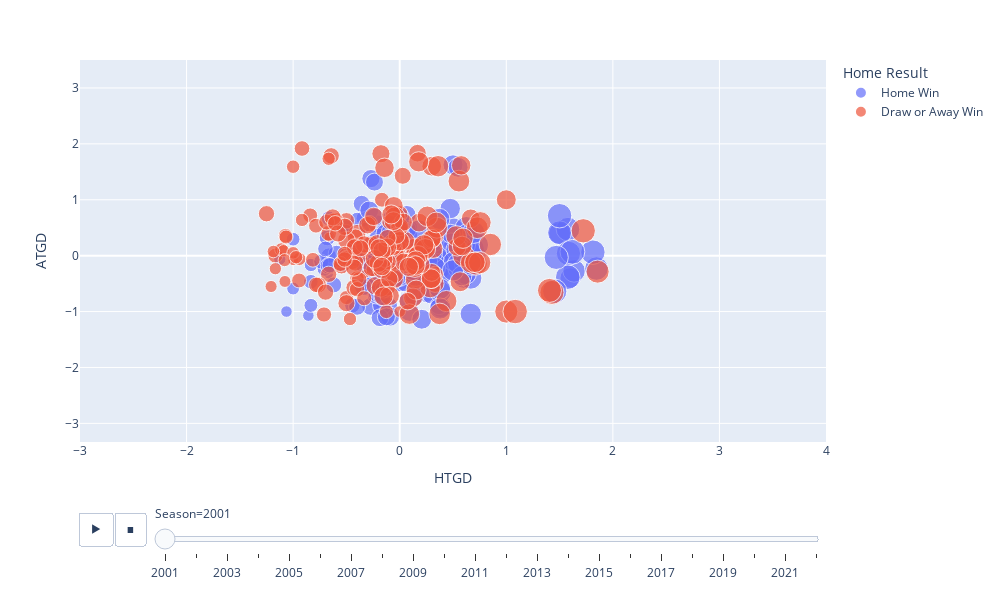

Notebook code for this chart:
### Code cell
make_scatter(df = stats_df, x='HTGD',y='ATGD', animation_frame='Season',hover_name='HomeTeam',size='HTP', color='Home Result')

### Figure 1 — Plotly figure (JSON) as saved in the notebook; plotly's stock layout.template omitted (floating-point values rounded to 4 significant figures; data arrays with more than 128 entries replaced by an {"elided": "..."} marker saying what was removed)
{"data": [{"hovertemplate": "<b>%{hovertext}</b><br><br>Home Result=Home Win<br>Season=2001<br>HTGD=%{x}<br>ATGD=%{y}<br>HTP=%{marker.size}<extra></extra>", "hovertext": {"elided": "184 str values"}, "legendgroup": "Home Win", "marker": {"color": "#636efa", "size": {"elided": "184 float values"}, "sizemode": "area", "sizeref": 0.0075, "symbol": "circle"}, "mode": "markers", "name": "Home Win", "orientation": "v", "showlegend": true, "type": "scatter", "x": {"elided": "184 float values"}, "xaxis": "x", "y": {"elided": "184 float values"}, "yaxis": "y"}, {"hovertemplate": "<b>%{hovertext}</b><br><br>Home Result=Draw or Away Win<br>Season=2001<br>HTGD=%{x}<br>ATGD=%{y}<br>HTP=%{marker.size}<extra></extra>", "hovertext": {"elided": "196 str values"}, "legendgroup": "Draw or Away Win", "marker": {"color": "#EF553B", "size": {"elided": "196 float values"}, "sizemode": "area", "sizeref": 0.0075, "symbol": "circle"}, "mode": "markers", "name": "Draw or Away Win", "orientation": "v", "showlegend": true, "type": "scatter", "x": {"elided": "196 float values"}, "xaxis": "x", "y": {"elided": "196 float values"}, "yaxis": "y"}], "layout": {"height": 600, "legend": {"itemsizing": "constant", "title": {"text": "Home Result"}, "tracegroupgap": 0}, "margin": {"t": 60}, "sliders": [{"active": 0, "currentvalue": {"prefix": "Season="}, "len": 0.9, "pad": {"b": 10, "t": 60}, "steps": [{"args": [["2001"], {"frame": {"duration": 0, "redraw": false}, "fromcurrent": true, "mode": "immediate", "transition": {"duration": 0, "easing": "linear"}}], "label": "2001", "method": "animate"}, {"args": [["2002"], {"frame": {"duration": 0, "redraw": false}, "fromcurrent": true, "mode": "immediate", "transition": {"duration": 0, "easing": "linear"}}], "label": "2002", "method": "animate"}, {"args": [["2003"], {"frame": {"duration": 0, "redraw": false}, "fromcurrent": true, "mode": "immediate", "transition": {"duration": 0, "easing": "linear"}}], "label": "2003", "method": "animate"}, {"args": [["2004"], {"frame": {"duration": 0, "redraw": false}, "fromcurrent": true, "mode": "immediate", "transition": {"duration": 0, "easing": "linear"}}], "label": "2004", "method": "animate"}, {"args": [["2005"], {"frame": {"duration": 0, "redraw": false}, "fromcurrent": true, "mode": "immediate", "transition": {"duration": 0, "easing": "linear"}}], "label": "2005", "method": "animate"}, {"args": [["2006"], {"frame": {"duration": 0, "redraw": false}, "fromcurrent": true, "mode": "immediate", "transition": {"duration": 0, "easing": "linear"}}], "label": "2006", "method": "animate"}, {"args": [["2007"], {"frame": {"duration": 0, "redraw": false}, "fromcurrent": true, "mode": "immediate", "transition": {"duration": 0, "easing": "linear"}}], "label": "2007", "method": "animate"}, {"args": [["2008"], {"frame": {"duration": 0, "redraw": false}, "fromcurrent": true, "mode": "immediate", "transition": {"duration": 0, "easing": "linear"}}], "label": "2008", "method": "animate"}, {"args": [["2009"], {"frame": {"duration": 0, "redraw": false}, "fromcurrent": true, "mode": "immediate", "transition": {"duration": 0, "easing": "linear"}}], "label": "2009", "method": "animate"}, {"args": [["2010"], {"frame": {"duration": 0, "redraw": false}, "fromcurrent": true, "mode": "immediate", "transition": {"duration": 0, "easing": "linear"}}], "label": "2010", "method": "animate"}, {"args": [["2011"], {"frame": {"duration": 0, "redraw": false}, "fromcurrent": true, "mode": "immediate", "transition": {"duration": 0, "easing": "linear"}}], "label": "2011", "method": "animate"}, {"args": [["2012"], {"frame": {"duration": 0, "redraw": false}, "fromcurrent": true, "mode": "immediate", "transition": {"duration": 0, "easing": "linear"}}], "label": "2012", "method": "animate"}, {"args": [["2013"], {"frame": {"duration": 0, "redraw": false}, "fromcurrent": true, "mode": "immediate", "transition": {"duration": 0, "easing": "linear"}}], "label": "2013", "method": "animate"}, {"args": [["2014"], {"frame": {"duration": 0, "redraw": false}, "fromcurrent": true, "mode": "immediate", "transition": {"duration": 0, "easing": "linear"}}], "label": "2014", "method": "animate"}, {"args": [["2015"], {"frame": {"duration": 0, "redraw": false}, "fromcurrent": true, "mode": "immediate", "transition": {"duration": 0, "easing": "linear"}}], "label": "2015", "method": "animate"}, {"args": [["2016"], {"frame": {"duration": 0, "redraw": false}, "fromcurrent": true, "mode": "immediate", "transition": {"duration": 0, "easing": "linear"}}], "label": "2016", "method": "animate"}, {"args": [["2017"], {"frame": {"duration": 0, "redraw": false}, "fromcurrent": true, "mode": "immediate", "transition": {"duration": 0, "easing": "linear"}}], "label": "2017", "method": "animate"}, {"args": [["2018"], {"frame": {"duration": 0, "redraw": false}, "fromcurrent": true, "mode": "immediate", "transition": {"duration": 0, "easing": "linear"}}], "label": "2018", "method": "animate"}, {"args": [["2019"], {"frame": {"duration": 0, "redraw": false}, "fromcurrent": true, "mode": "immediate", "transition": {"duration": 0, "easing": "linear"}}], "label": "2019", "method": "animate"}, {"args": [["2020"], {"frame": {"duration": 0, "redraw": false}, "fromcurrent": true, "mode": "immediate", "transition": {"duration": 0, "easing": "linear"}}], "label": "2020", "method": "animate"}, {"args": [["2021"], {"frame": {"duration": 0, "redraw": false}, "fromcurrent": true, "mode": "immediate", "transition": {"duration": 0, "easing": "linear"}}], "label": "2021", "method": "animate"}, {"args": [["2022"], {"frame": {"duration": 0, "redraw": false}, "fromcurrent": true, "mode": "immediate", "transition": {"duration": 0, "easing": "linear"}}], "label": "2022", "method": "animate"}], "x": 0.1, "xanchor": "left", "y": 0, "yanchor": "top"}], "updatemenus": [{"buttons": [{"args": [null, {"frame": {"duration": 500, "redraw": false}, "fromcurrent": true, "mode": "immediate", "transition": {"duration": 500, "easing": "linear"}}], "label": "&#9654;", "method": "animate"}, {"args": [[null], {"frame": {"duration": 0, "redraw": false}, "fromcurrent": true, "mode": "immediate", "transition": {"duration": 0, "easing": "linear"}}], "label": "&#9724;", "method": "animate"}], "direction": "left", "pad": {"r": 10, "t": 70}, "showactive": false, "type": "buttons", "x": 0.1, "xanchor": "right", "y": 0, "yanchor": "top"}], "width": 1000, "xaxis": {"anchor": "y", "domain": [0, 1], "range": [-3, 4], "title": {"text": "HTGD"}}, "yaxis": {"anchor": "x", "domain": [0, 1], "range": [-3.333, 3.5], "title": {"text": "ATGD"}}}}
